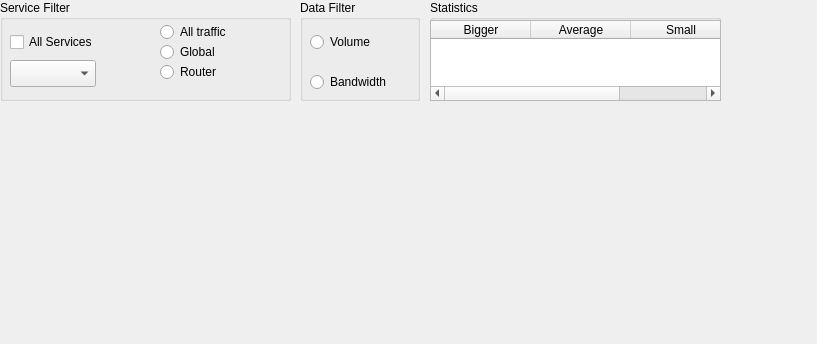
<?xml version="1.0" encoding="UTF-8"?>
<ui version="4.0">
 <class>Form</class>
 <widget class="QWidget" name="Form">
  <property name="geometry">
   <rect>
    <x>0</x>
    <y>0</y>
    <width>817</width>
    <height>344</height>
   </rect>
  </property>
  <property name="windowTitle">
   <string>Form</string>
  </property>
  <widget class="QGroupBox" name="groupBox">
   <property name="geometry">
    <rect>
     <x>0</x>
     <y>0</y>
     <width>291</width>
     <height>101</height>
    </rect>
   </property>
   <property name="title">
    <string>Service Filter</string>
   </property>
   <widget class="QComboBox" name="comboBox">
    <property name="geometry">
     <rect>
      <x>10</x>
      <y>60</y>
      <width>86</width>
      <height>27</height>
     </rect>
    </property>
   </widget>
   <widget class="QRadioButton" name="radioButton">
    <property name="geometry">
     <rect>
      <x>160</x>
      <y>20</y>
      <width>110</width>
      <height>24</height>
     </rect>
    </property>
    <property name="text">
     <string>All traffic</string>
    </property>
   </widget>
   <widget class="QRadioButton" name="radioButton_2">
    <property name="geometry">
     <rect>
      <x>160</x>
      <y>40</y>
      <width>110</width>
      <height>24</height>
     </rect>
    </property>
    <property name="text">
     <string>Global</string>
    </property>
   </widget>
   <widget class="QRadioButton" name="radioButton_3">
    <property name="geometry">
     <rect>
      <x>160</x>
      <y>60</y>
      <width>110</width>
      <height>24</height>
     </rect>
    </property>
    <property name="text">
     <string>Router</string>
    </property>
   </widget>
   <widget class="QCheckBox" name="checkBox">
    <property name="geometry">
     <rect>
      <x>10</x>
      <y>30</y>
      <width>96</width>
      <height>24</height>
     </rect>
    </property>
    <property name="text">
     <string>All Services</string>
    </property>
   </widget>
  </widget>
  <widget class="QGroupBox" name="groupBox_2">
   <property name="geometry">
    <rect>
     <x>300</x>
     <y>0</y>
     <width>120</width>
     <height>101</height>
    </rect>
   </property>
   <property name="title">
    <string>Data Filter</string>
   </property>
   <widget class="QRadioButton" name="radioButton_4">
    <property name="geometry">
     <rect>
      <x>10</x>
      <y>30</y>
      <width>110</width>
      <height>24</height>
     </rect>
    </property>
    <property name="text">
     <string>Volume</string>
    </property>
   </widget>
   <widget class="QRadioButton" name="radioButton_5">
    <property name="geometry">
     <rect>
      <x>10</x>
      <y>70</y>
      <width>110</width>
      <height>24</height>
     </rect>
    </property>
    <property name="text">
     <string>Bandwidth</string>
    </property>
   </widget>
  </widget>
  <widget class="QGroupBox" name="groupBox_3">
   <property name="geometry">
    <rect>
     <x>430</x>
     <y>0</y>
     <width>291</width>
     <height>101</height>
    </rect>
   </property>
   <property name="title">
    <string>Statistics</string>
   </property>
   <widget class="QTableWidget" name="tableWidget">
    <property name="geometry">
     <rect>
      <x>0</x>
      <y>20</y>
      <width>291</width>
      <height>81</height>
     </rect>
    </property>
    <column>
     <property name="text">
      <string>Bigger</string>
     </property>
    </column>
    <column>
     <property name="text">
      <string>Average</string>
     </property>
    </column>
    <column>
     <property name="text">
      <string>Small</string>
     </property>
    </column>
   </widget>
  </widget>
 </widget>
 <resources/>
 <connections/>
</ui>
